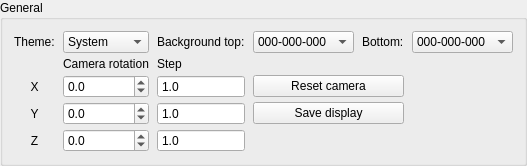
       <widget class="QGroupBox" name="groupBox_general">
        <property name="minimumSize">
         <size>
          <width>0</width>
          <height>150</height>
         </size>
        </property>
        <property name="title">
         <string>General</string>
        </property>
        <layout class="QGridLayout" name="generalGridLayout">
         <property name="horizontalSpacing">
          <number>8</number>
         </property>
         <property name="verticalSpacing">
          <number>4</number>
         </property>
         <item row="0" column="0">
          <widget class="QLabel" name="themeLabel">
           <property name="text">
            <string>Theme:</string>
           </property>
          </widget>
         </item>
         <item row="0" column="1">
          <widget class="QComboBox" name="themeComboBox">
           <property name="toolTip">
            <string>Choose the application color theme. The 3D background remains independent.</string>
           </property>
           <item>
            <property name="text">
             <string>System</string>
            </property>
           </item>
           <item>
            <property name="text">
             <string>Light</string>
            </property>
           </item>
           <item>
            <property name="text">
             <string>Dark</string>
            </property>
           </item>
          </widget>
         </item>
         <item row="0" column="2">
          <widget class="QLabel" name="backgroundTopLabel">
           <property name="text">
            <string>Background top:</string>
           </property>
          </widget>
         </item>
         <item row="0" column="3">
          <widget class="QComboBox" name="comboBox_background2">
           <item>
            <property name="text">
             <string>000-000-000</string>
            </property>
            <property name="icon">
             <iconset resource="OCTview3R.qrc">
              <normaloff>:/OCTview3R/Resources/icons/000-000-000.bmp</normaloff>:/OCTview3R/Resources/icons/000-000-000.bmp</iconset>
            </property>
           </item>
           <item>
            <property name="text">
             <string>000-000-255</string>
            </property>
            <property name="icon">
             <iconset resource="OCTview3R.qrc">
              <normaloff>:/OCTview3R/Resources/icons/000-000-255.bmp</normaloff>:/OCTview3R/Resources/icons/000-000-255.bmp</iconset>
            </property>
           </item>
           <item>
            <property name="text">
             <string>000-162-232</string>
            </property>
            <property name="icon">
             <iconset resource="OCTview3R.qrc">
              <normaloff>:/OCTview3R/Resources/icons/000-162-232.bmp</normaloff>:/OCTview3R/Resources/icons/000-162-232.bmp</iconset>
            </property>
           </item>
           <item>
            <property name="text">
             <string>000-255-000</string>
            </property>
            <property name="icon">
             <iconset resource="OCTview3R.qrc">
              <normaloff>:/OCTview3R/Resources/icons/000-255-000.bmp</normaloff>:/OCTview3R/Resources/icons/000-255-000.bmp</iconset>
            </property>
           </item>
           <item>
            <property name="text">
             <string>255-255-000</string>
            </property>
            <property name="icon">
             <iconset resource="OCTview3R.qrc">
              <normaloff>:/OCTview3R/Resources/icons/255-255-000.bmp</normaloff>:/OCTview3R/Resources/icons/255-255-000.bmp</iconset>
            </property>
           </item>
           <item>
            <property name="text">
             <string>255-000-000</string>
            </property>
            <property name="icon">
             <iconset resource="OCTview3R.qrc">
              <normaloff>:/OCTview3R/Resources/icons/255-000-000.bmp</normaloff>:/OCTview3R/Resources/icons/255-000-000.bmp</iconset>
            </property>
           </item>
           <item>
            <property name="text">
             <string>255-255-255</string>
            </property>
            <property name="icon">
             <iconset resource="OCTview3R.qrc">
              <normaloff>:/OCTview3R/Resources/icons/255-255-255.bmp</normaloff>:/OCTview3R/Resources/icons/255-255-255.bmp</iconset>
            </property>
           </item>
          </widget>
         </item>
         <item row="0" column="4">
          <widget class="QLabel" name="backgroundBottomLabel">
           <property name="text">
            <string>Bottom:</string>
           </property>
          </widget>
         </item>
         <item row="0" column="5">
          <widget class="QComboBox" name="comboBox_background1">
           <item>
            <property name="text">
             <string>000-000-000</string>
            </property>
            <property name="icon">
             <iconset resource="OCTview3R.qrc">
              <normaloff>:/OCTview3R/Resources/icons/000-000-000.bmp</normaloff>:/OCTview3R/Resources/icons/000-000-000.bmp</iconset>
            </property>
           </item>
           <item>
            <property name="text">
             <string>000-000-255</string>
            </property>
            <property name="icon">
             <iconset resource="OCTview3R.qrc">
              <normaloff>:/OCTview3R/Resources/icons/000-000-255.bmp</normaloff>:/OCTview3R/Resources/icons/000-000-255.bmp</iconset>
            </property>
           </item>
           <item>
            <property name="text">
             <string>000-162-232</string>
            </property>
            <property name="icon">
             <iconset resource="OCTview3R.qrc">
              <normaloff>:/OCTview3R/Resources/icons/000-162-232.bmp</normaloff>:/OCTview3R/Resources/icons/000-162-232.bmp</iconset>
            </property>
           </item>
           <item>
            <property name="text">
             <string>000-255-000</string>
            </property>
            <property name="icon">
             <iconset resource="OCTview3R.qrc">
              <normaloff>:/OCTview3R/Resources/icons/000-255-000.bmp</normaloff>:/OCTview3R/Resources/icons/000-255-000.bmp</iconset>
            </property>
           </item>
           <item>
            <property name="text">
             <string>255-255-000</string>
            </property>
            <property name="icon">
             <iconset resource="OCTview3R.qrc">
              <normaloff>:/OCTview3R/Resources/icons/255-255-000.bmp</normaloff>:/OCTview3R/Resources/icons/255-255-000.bmp</iconset>
            </property>
           </item>
           <item>
            <property name="text">
             <string>255-000-000</string>
            </property>
            <property name="icon">
             <iconset resource="OCTview3R.qrc">
              <normaloff>:/OCTview3R/Resources/icons/255-000-000.bmp</normaloff>:/OCTview3R/Resources/icons/255-000-000.bmp</iconset>
            </property>
           </item>
           <item>
            <property name="text">
             <string>255-255-255</string>
            </property>
            <property name="icon">
             <iconset resource="OCTview3R.qrc">
              <normaloff>:/OCTview3R/Resources/icons/255-255-255.bmp</normaloff>:/OCTview3R/Resources/icons/255-255-255.bmp</iconset>
            </property>
           </item>
          </widget>
         </item>
         <item row="1" column="1">
          <widget class="QLabel" name="cameraRotationHeaderLabel">
           <property name="text">
            <string>Camera rotation</string>
           </property>
          </widget>
         </item>
         <item row="1" column="2">
          <widget class="QLabel" name="cameraStepHeaderLabel">
           <property name="text">
            <string>Step</string>
           </property>
          </widget>
         </item>
         <item row="2" column="0">
          <widget class="QLabel" name="cameraXLabel">
           <property name="text">
            <string>X</string>
           </property>
           <property name="alignment">
            <set>Qt::AlignCenter</set>
           </property>
          </widget>
         </item>
         <item row="2" column="1">
          <widget class="QDoubleSpinBox" name="rotXCamDoubleSpinBox">
           <property name="decimals">
            <number>1</number>
           </property>
           <property name="minimum">
            <double>-360.000000000000000</double>
           </property>
           <property name="maximum">
            <double>360.000000000000000</double>
           </property>
           <property name="singleStep">
            <double>1.000000000000000</double>
           </property>
          </widget>
         </item>
         <item row="2" column="2">
          <widget class="QDoubleSpinBox" name="doubleSpinBox_rotStepX">
           <property name="buttonSymbols">
            <enum>QAbstractSpinBox::NoButtons</enum>
           </property>
           <property name="decimals">
            <number>1</number>
           </property>
           <property name="maximum">
            <double>360.000000000000000</double>
           </property>
           <property name="value">
            <double>1.000000000000000</double>
           </property>
          </widget>
         </item>
         <item row="2" column="3" colspan="2">
          <widget class="QPushButton" name="pushButton_reset">
           <property name="text">
            <string>Reset camera</string>
           </property>
          </widget>
         </item>
         <item row="3" column="0">
          <widget class="QLabel" name="cameraYLabel">
           <property name="text">
            <string>Y</string>
           </property>
           <property name="alignment">
            <set>Qt::AlignCenter</set>
           </property>
          </widget>
         </item>
         <item row="3" column="1">
          <widget class="QDoubleSpinBox" name="rotYCamDoubleSpinBox">
           <property name="decimals">
            <number>1</number>
           </property>
           <property name="minimum">
            <double>-360.000000000000000</double>
           </property>
           <property name="maximum">
            <double>360.000000000000000</double>
           </property>
           <property name="singleStep">
            <double>1.000000000000000</double>
           </property>
          </widget>
         </item>
         <item row="3" column="2">
          <widget class="QDoubleSpinBox" name="doubleSpinBox_rotStepY">
           <property name="buttonSymbols">
            <enum>QAbstractSpinBox::NoButtons</enum>
           </property>
           <property name="decimals">
            <number>1</number>
           </property>
           <property name="maximum">
            <double>360.000000000000000</double>
           </property>
           <property name="value">
            <double>1.000000000000000</double>
           </property>
          </widget>
         </item>
         <item row="3" column="3" colspan="2">
          <widget class="QPushButton" name="pushButton_save">
           <property name="text">
            <string>Save display</string>
           </property>
          </widget>
         </item>
         <item row="4" column="0">
          <widget class="QLabel" name="cameraZLabel">
           <property name="text">
            <string>Z</string>
           </property>
           <property name="alignment">
            <set>Qt::AlignCenter</set>
           </property>
          </widget>
         </item>
         <item row="4" column="1">
          <widget class="QDoubleSpinBox" name="rotZCamDoubleSpinBox">
           <property name="decimals">
            <number>1</number>
           </property>
           <property name="minimum">
            <double>-360.000000000000000</double>
           </property>
           <property name="maximum">
            <double>360.000000000000000</double>
           </property>
           <property name="singleStep">
            <double>1.000000000000000</double>
           </property>
          </widget>
         </item>
         <item row="4" column="2">
          <widget class="QDoubleSpinBox" name="doubleSpinBox_rotStepZ">
           <property name="buttonSymbols">
            <enum>QAbstractSpinBox::NoButtons</enum>
           </property>
           <property name="decimals">
            <number>1</number>
           </property>
           <property name="maximum">
            <double>360.000000000000000</double>
           </property>
           <property name="value">
            <double>1.000000000000000</double>
           </property>
          </widget>
         </item>
        </layout>
       </widget>
